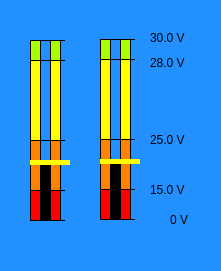
  <widget class="QWidget" name="BatteryBar" native="true">
   <property name="enabled">
    <bool>true</bool>
   </property>
   <property name="geometry">
    <rect>
     <x>160</x>
     <y>300</y>
     <width>221</width>
     <height>271</height>
    </rect>
   </property>
   <property name="styleSheet">
    <string notr="true">background-color: rgb(34, 145, 255);</string>
   </property>
   <widget class="QLabel" name="Barlabel_left">
    <property name="geometry">
     <rect>
      <x>30</x>
      <y>59</y>
      <width>10</width>
      <height>84</height>
     </rect>
    </property>
    <property name="styleSheet">
     <string notr="true">background-color: rgb(255, 255, 0);
border-color: rgb(0, 0, 0);</string>
    </property>
    <property name="text">
     <string/>
    </property>
   </widget>
   <widget class="QLabel" name="label">
    <property name="geometry">
     <rect>
      <x>150</x>
      <y>55</y>
      <width>61</width>
      <height>16</height>
     </rect>
    </property>
    <property name="text">
     <string>28.0 V</string>
    </property>
   </widget>
   <widget class="QLabel" name="label_5">
    <property name="geometry">
     <rect>
      <x>30</x>
      <y>60</y>
      <width>35</width>
      <height>1</height>
     </rect>
    </property>
    <property name="styleSheet">
     <string notr="true">background-color: rgb(0, 0, 0);</string>
    </property>
    <property name="text">
     <string/>
    </property>
   </widget>
   <widget class="QLabel" name="label_8">
    <property name="geometry">
     <rect>
      <x>30</x>
      <y>220</y>
      <width>35</width>
      <height>1</height>
     </rect>
    </property>
    <property name="styleSheet">
     <string notr="true">background-color: rgb(0, 0, 0);</string>
    </property>
    <property name="text">
     <string/>
    </property>
   </widget>
   <widget class="QLabel" name="label_12">
    <property name="geometry">
     <rect>
      <x>40</x>
      <y>41</y>
      <width>1</width>
      <height>180</height>
     </rect>
    </property>
    <property name="styleSheet">
     <string notr="true">background-color: rgb(0, 0, 0);</string>
    </property>
    <property name="text">
     <string/>
    </property>
   </widget>
   <widget class="QLabel" name="Barlabel_left_5">
    <property name="geometry">
     <rect>
      <x>50</x>
      <y>190</y>
      <width>10</width>
      <height>30</height>
     </rect>
    </property>
    <property name="styleSheet">
     <string notr="true">background-color: rgb(255, 0, 0);</string>
    </property>
    <property name="text">
     <string/>
    </property>
   </widget>
   <widget class="QLabel" name="label_3">
    <property name="geometry">
     <rect>
      <x>150</x>
      <y>132</y>
      <width>66</width>
      <height>15</height>
     </rect>
    </property>
    <property name="text">
     <string>25.0 V</string>
    </property>
   </widget>
   <widget class="QLabel" name="label_7">
    <property name="geometry">
     <rect>
      <x>30</x>
      <y>190</y>
      <width>35</width>
      <height>1</height>
     </rect>
    </property>
    <property name="styleSheet">
     <string notr="true">background-color: rgb(0, 0, 0);</string>
    </property>
    <property name="text">
     <string/>
    </property>
   </widget>
   <widget class="QLabel" name="label_10">
    <property name="geometry">
     <rect>
      <x>60</x>
      <y>41</y>
      <width>1</width>
      <height>180</height>
     </rect>
    </property>
    <property name="styleSheet">
     <string notr="true">background-color: rgb(0, 0, 0);</string>
    </property>
    <property name="text">
     <string/>
    </property>
   </widget>
   <widget class="QLabel" name="label_4">
    <property name="geometry">
     <rect>
      <x>150</x>
      <y>182</y>
      <width>66</width>
      <height>15</height>
     </rect>
    </property>
    <property name="text">
     <string>15.0 V</string>
    </property>
   </widget>
   <widget class="QLabel" name="label_11">
    <property name="geometry">
     <rect>
      <x>50</x>
      <y>41</y>
      <width>1</width>
      <height>180</height>
     </rect>
    </property>
    <property name="styleSheet">
     <string notr="true">background-color: rgb(0, 0, 0);</string>
    </property>
    <property name="text">
     <string/>
    </property>
   </widget>
   <widget class="QLabel" name="label_6">
    <property name="geometry">
     <rect>
      <x>30</x>
      <y>140</y>
      <width>35</width>
      <height>1</height>
     </rect>
    </property>
    <property name="styleSheet">
     <string notr="true">background-color: rgb(0, 0, 0);</string>
    </property>
    <property name="text">
     <string/>
    </property>
   </widget>
   <widget class="QLabel" name="Barlabel_right_2">
    <property name="geometry">
     <rect>
      <x>50</x>
      <y>60</y>
      <width>10</width>
      <height>84</height>
     </rect>
    </property>
    <property name="styleSheet">
     <string notr="true">
background-color: rgb(255, 255, 0);
border-color: rgb(0, 0, 0);</string>
    </property>
    <property name="text">
     <string/>
    </property>
   </widget>
   <widget class="QLabel" name="Barlabel_left_2">
    <property name="geometry">
     <rect>
      <x>30</x>
      <y>140</y>
      <width>10</width>
      <height>50</height>
     </rect>
    </property>
    <property name="styleSheet">
     <string notr="true">background-color: rgb(255, 130, 0);
border-color: rgb(0, 0, 0);</string>
    </property>
    <property name="text">
     <string/>
    </property>
   </widget>
   <widget class="QLabel" name="label_9">
    <property name="geometry">
     <rect>
      <x>170</x>
      <y>210</y>
      <width>41</width>
      <height>20</height>
     </rect>
    </property>
    <property name="text">
     <string>0 V</string>
    </property>
   </widget>
   <widget class="QLabel" name="Barlabel_left_3">
    <property name="geometry">
     <rect>
      <x>50</x>
      <y>140</y>
      <width>10</width>
      <height>50</height>
     </rect>
    </property>
    <property name="styleSheet">
     <string notr="true">background-color: rgb(255, 130, 0);

border-color: rgb(0, 0, 0);</string>
    </property>
    <property name="text">
     <string/>
    </property>
   </widget>
   <widget class="QLabel" name="Barlabel_LowVoltagevalue">
    <property name="geometry">
     <rect>
      <x>40</x>
      <y>160</y>
      <width>10</width>
      <height>60</height>
     </rect>
    </property>
    <property name="styleSheet">
     <string notr="true">background-color: rgb(0, 0, 0);</string>
    </property>
    <property name="text">
     <string/>
    </property>
   </widget>
   <widget class="QLabel" name="label_13">
    <property name="geometry">
     <rect>
      <x>30</x>
      <y>41</y>
      <width>1</width>
      <height>180</height>
     </rect>
    </property>
    <property name="styleSheet">
     <string notr="true">background-color: rgb(0, 0, 0);</string>
    </property>
    <property name="text">
     <string/>
    </property>
   </widget>
   <widget class="QLabel" name="Barlabel_left_4">
    <property name="geometry">
     <rect>
      <x>30</x>
      <y>190</y>
      <width>10</width>
      <height>30</height>
     </rect>
    </property>
    <property name="styleSheet">
     <string notr="true">background-color: rgb(255, 0, 0);</string>
    </property>
    <property name="text">
     <string/>
    </property>
   </widget>
   <widget class="QLabel" name="Barlabel_LowVoltagevalueLine">
    <property name="geometry">
     <rect>
      <x>30</x>
      <y>160</y>
      <width>40</width>
      <height>5</height>
     </rect>
    </property>
    <property name="styleSheet">
     <string notr="true">background-color: rgb(255, 255, 0);</string>
    </property>
    <property name="text">
     <string/>
    </property>
   </widget>
   <widget class="QLabel" name="Barlabel_left_6">
    <property name="geometry">
     <rect>
      <x>30</x>
      <y>40</y>
      <width>10</width>
      <height>20</height>
     </rect>
    </property>
    <property name="styleSheet">
     <string notr="true">background-color: rgb(170, 255, 0);
border-color: rgb(0, 0, 0);</string>
    </property>
    <property name="text">
     <string/>
    </property>
   </widget>
   <widget class="QLabel" name="Barlabel_left_7">
    <property name="geometry">
     <rect>
      <x>50</x>
      <y>40</y>
      <width>10</width>
      <height>20</height>
     </rect>
    </property>
    <property name="styleSheet">
     <string notr="true">background-color: rgb(170, 255, 0);
border-color: rgb(0, 0, 0);</string>
    </property>
    <property name="text">
     <string/>
    </property>
   </widget>
   <widget class="QLabel" name="label_14">
    <property name="geometry">
     <rect>
      <x>30</x>
      <y>40</y>
      <width>35</width>
      <height>1</height>
     </rect>
    </property>
    <property name="styleSheet">
     <string notr="true">background-color: rgb(0, 0, 0);</string>
    </property>
    <property name="text">
     <string/>
    </property>
   </widget>
   <widget class="QLabel" name="label_15">
    <property name="geometry">
     <rect>
      <x>150</x>
      <y>30</y>
      <width>61</width>
      <height>16</height>
     </rect>
    </property>
    <property name="text">
     <string>30.0 V</string>
    </property>
   </widget>
   <widget class="QLabel" name="lbl_battery">
    <property name="geometry">
     <rect>
      <x>20</x>
      <y>230</y>
      <width>131</width>
      <height>31</height>
     </rect>
    </property>
    <property name="styleSheet">
     <string notr="true">font-size:22px;
</string>
    </property>
    <property name="text">
     <string/>
    </property>
    <property name="alignment">
     <set>Qt::AlignLeading|Qt::AlignLeft|Qt::AlignVCenter</set>
    </property>
   </widget>
   <widget class="QLabel" name="label_25">
    <property name="geometry">
     <rect>
      <x>100</x>
      <y>139</y>
      <width>35</width>
      <height>1</height>
     </rect>
    </property>
    <property name="styleSheet">
     <string notr="true">background-color: rgb(0, 0, 0);</string>
    </property>
    <property name="text">
     <string/>
    </property>
   </widget>
   <widget class="QLabel" name="Barlabel_left_14">
    <property name="geometry">
     <rect>
      <x>120</x>
      <y>39</y>
      <width>10</width>
      <height>20</height>
     </rect>
    </property>
    <property name="styleSheet">
     <string notr="true">background-color: rgb(170, 255, 0);
border-color: rgb(0, 0, 0);</string>
    </property>
    <property name="text">
     <string/>
    </property>
   </widget>
   <widget class="QLabel" name="Barlabel_left_9">
    <property name="geometry">
     <rect>
      <x>120</x>
      <y>189</y>
      <width>10</width>
      <height>30</height>
     </rect>
    </property>
    <property name="styleSheet">
     <string notr="true">background-color: rgb(255, 0, 0);</string>
    </property>
    <property name="text">
     <string/>
    </property>
   </widget>
   <widget class="QLabel" name="label_28">
    <property name="geometry">
     <rect>
      <x>100</x>
      <y>39</y>
      <width>35</width>
      <height>1</height>
     </rect>
    </property>
    <property name="styleSheet">
     <string notr="true">background-color: rgb(0, 0, 0);</string>
    </property>
    <property name="text">
     <string/>
    </property>
   </widget>
   <widget class="QLabel" name="label_24">
    <property name="geometry">
     <rect>
      <x>120</x>
      <y>40</y>
      <width>1</width>
      <height>180</height>
     </rect>
    </property>
    <property name="styleSheet">
     <string notr="true">background-color: rgb(0, 0, 0);</string>
    </property>
    <property name="text">
     <string/>
    </property>
   </widget>
   <widget class="QLabel" name="Barlabel_right_3">
    <property name="geometry">
     <rect>
      <x>120</x>
      <y>59</y>
      <width>10</width>
      <height>84</height>
     </rect>
    </property>
    <property name="styleSheet">
     <string notr="true">
background-color: rgb(255, 255, 0);
border-color: rgb(0, 0, 0);</string>
    </property>
    <property name="text">
     <string/>
    </property>
   </widget>
   <widget class="QLabel" name="Barlabel_LowVoltagevalue2">
    <property name="geometry">
     <rect>
      <x>110</x>
      <y>159</y>
      <width>10</width>
      <height>60</height>
     </rect>
    </property>
    <property name="styleSheet">
     <string notr="true">background-color: rgb(0, 0, 0);</string>
    </property>
    <property name="text">
     <string/>
    </property>
   </widget>
   <widget class="QLabel" name="label_18">
    <property name="geometry">
     <rect>
      <x>100</x>
      <y>219</y>
      <width>35</width>
      <height>1</height>
     </rect>
    </property>
    <property name="styleSheet">
     <string notr="true">background-color: rgb(0, 0, 0);</string>
    </property>
    <property name="text">
     <string/>
    </property>
   </widget>
   <widget class="QLabel" name="label_17">
    <property name="geometry">
     <rect>
      <x>100</x>
      <y>59</y>
      <width>35</width>
      <height>1</height>
     </rect>
    </property>
    <property name="styleSheet">
     <string notr="true">background-color: rgb(0, 0, 0);</string>
    </property>
    <property name="text">
     <string/>
    </property>
   </widget>
   <widget class="QLabel" name="Barlabel_left_10">
    <property name="geometry">
     <rect>
      <x>100</x>
      <y>139</y>
      <width>10</width>
      <height>50</height>
     </rect>
    </property>
    <property name="styleSheet">
     <string notr="true">background-color: rgb(255, 130, 0);
border-color: rgb(0, 0, 0);</string>
    </property>
    <property name="text">
     <string/>
    </property>
   </widget>
   <widget class="QLabel" name="label_21">
    <property name="geometry">
     <rect>
      <x>100</x>
      <y>189</y>
      <width>35</width>
      <height>1</height>
     </rect>
    </property>
    <property name="styleSheet">
     <string notr="true">background-color: rgb(0, 0, 0);</string>
    </property>
    <property name="text">
     <string/>
    </property>
   </widget>
   <widget class="QLabel" name="Barlabel_left_8">
    <property name="geometry">
     <rect>
      <x>100</x>
      <y>58</y>
      <width>10</width>
      <height>84</height>
     </rect>
    </property>
    <property name="styleSheet">
     <string notr="true">background-color: rgb(255, 255, 0);
border-color: rgb(0, 0, 0);</string>
    </property>
    <property name="text">
     <string/>
    </property>
   </widget>
   <widget class="QLabel" name="Barlabel_left_13">
    <property name="geometry">
     <rect>
      <x>100</x>
      <y>39</y>
      <width>10</width>
      <height>20</height>
     </rect>
    </property>
    <property name="styleSheet">
     <string notr="true">background-color: rgb(170, 255, 0);
border-color: rgb(0, 0, 0);</string>
    </property>
    <property name="text">
     <string/>
    </property>
   </widget>
   <widget class="QLabel" name="Barlabel_left_11">
    <property name="geometry">
     <rect>
      <x>120</x>
      <y>139</y>
      <width>10</width>
      <height>50</height>
     </rect>
    </property>
    <property name="styleSheet">
     <string notr="true">background-color: rgb(255, 130, 0);

border-color: rgb(0, 0, 0);</string>
    </property>
    <property name="text">
     <string/>
    </property>
   </widget>
   <widget class="QLabel" name="label_22">
    <property name="geometry">
     <rect>
      <x>130</x>
      <y>40</y>
      <width>1</width>
      <height>180</height>
     </rect>
    </property>
    <property name="styleSheet">
     <string notr="true">background-color: rgb(0, 0, 0);</string>
    </property>
    <property name="text">
     <string/>
    </property>
   </widget>
   <widget class="QLabel" name="Barlabel_left_12">
    <property name="geometry">
     <rect>
      <x>100</x>
      <y>189</y>
      <width>10</width>
      <height>30</height>
     </rect>
    </property>
    <property name="styleSheet">
     <string notr="true">background-color: rgb(255, 0, 0);</string>
    </property>
    <property name="text">
     <string/>
    </property>
   </widget>
   <widget class="QLabel" name="Barlabel_LowVoltagevalue2Line">
    <property name="geometry">
     <rect>
      <x>100</x>
      <y>159</y>
      <width>40</width>
      <height>5</height>
     </rect>
    </property>
    <property name="styleSheet">
     <string notr="true">background-color: rgb(255, 255, 0);</string>
    </property>
    <property name="text">
     <string/>
    </property>
   </widget>
   <widget class="QLabel" name="label_19">
    <property name="geometry">
     <rect>
      <x>110</x>
      <y>40</y>
      <width>1</width>
      <height>180</height>
     </rect>
    </property>
    <property name="styleSheet">
     <string notr="true">background-color: rgb(0, 0, 0);</string>
    </property>
    <property name="text">
     <string/>
    </property>
   </widget>
   <widget class="QLabel" name="label_27">
    <property name="geometry">
     <rect>
      <x>100</x>
      <y>40</y>
      <width>1</width>
      <height>180</height>
     </rect>
    </property>
    <property name="styleSheet">
     <string notr="true">background-color: rgb(0, 0, 0);</string>
    </property>
    <property name="text">
     <string/>
    </property>
   </widget>
   <zorder>Barlabel_left</zorder>
   <zorder>Barlabel_right_2</zorder>
   <zorder>Barlabel_left_5</zorder>
   <zorder>Barlabel_left_4</zorder>
   <zorder>Barlabel_left_3</zorder>
   <zorder>Barlabel_left_2</zorder>
   <zorder>Barlabel_left_7</zorder>
   <zorder>Barlabel_left_6</zorder>
   <zorder>label_5</zorder>
   <zorder>label_8</zorder>
   <zorder>label_3</zorder>
   <zorder>label_7</zorder>
   <zorder>label_4</zorder>
   <zorder>label_6</zorder>
   <zorder>label_9</zorder>
   <zorder>Barlabel_LowVoltagevalue</zorder>
   <zorder>lbl_battery</zorder>
   <zorder>Barlabel_left_14</zorder>
   <zorder>Barlabel_left_9</zorder>
   <zorder>Barlabel_right_3</zorder>
   <zorder>Barlabel_LowVoltagevalue2</zorder>
   <zorder>Barlabel_left_8</zorder>
   <zorder>Barlabel_left_13</zorder>
   <zorder>Barlabel_left_11</zorder>
   <zorder>Barlabel_left_12</zorder>
   <zorder>Barlabel_left_10</zorder>
   <zorder>label</zorder>
   <zorder>label_27</zorder>
   <zorder>label_10</zorder>
   <zorder>label_28</zorder>
   <zorder>label_21</zorder>
   <zorder>label_11</zorder>
   <zorder>label_17</zorder>
   <zorder>label_14</zorder>
   <zorder>label_22</zorder>
   <zorder>label_12</zorder>
   <zorder>label_24</zorder>
   <zorder>label_25</zorder>
   <zorder>label_13</zorder>
   <zorder>label_15</zorder>
   <zorder>label_19</zorder>
   <zorder>label_18</zorder>
   <zorder>Barlabel_LowVoltagevalueLine</zorder>
   <zorder>Barlabel_LowVoltagevalue2Line</zorder>
  </widget>
